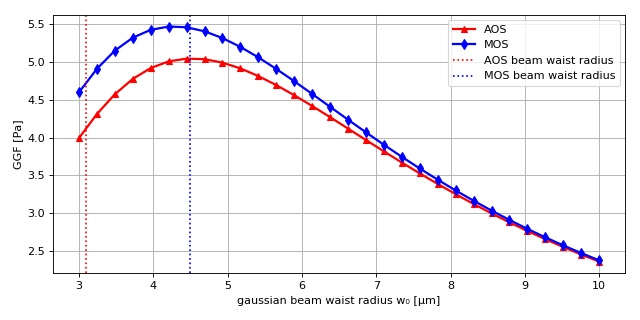

Write Python code to recreate this figure.
"""GGF as a function of beam waist radius

This example attempts and fails to reproduce figure 7 in :cite:`Bellini2012`.
Two implementations of the optical stretcher are described, the assembled
optical stretcher (AOS) and the monolithic optical stretcher (MOS).
In the publication, these have two different mode field diameters (MFD),
6.2µm (AOS) and 9µm (MOS).
The MFD `is equivalent to twice the gaussian beam waist radius
<https://www.rp-photonics.com/mode_radius.html>`_.
In the original publication, the GGF was plotted over the beam waist
diameter (2w₀) and the AOS and MOS mode field diameters were indicated in the
plots. Here, the data are plotted over the beam waist radius (w₀) and half
of the mode field diameters are indicated in the plot. In comparison to the
original figure, it appears as if a factor of two is missing in
the definition of the plotted beam waist radii.
"""
import matplotlib.pylab as plt
import numpy as np
import percache

from ggf.core import stress
from ggf.globgeomfact import coeff2ggf
from ggf.stretcher import distance_capillary

medium_index = 1.338

dist1 = distance_capillary(gel_dist=5e-6,
                           glass_dist=40e-6,
                           medium_dist=40e-6,
                           gel_index=1.449,
                           glass_index=1.474,
                           medium_index=medium_index)

dist2 = distance_capillary(gel_dist=0,
                           glass_dist=25e-6,
                           medium_dist=50e-6,
                           gel_index=1.449,
                           glass_index=1.474,
                           medium_index=medium_index)

kwargs = {"object_index": 1.37108,
          "medium_index": medium_index,
          "poisson_ratio": 0,
          "radius": 7.51e-6,
          "stretch_ratio": .041,
          "wavelength": 1064e-9,
          "power_left": 1.5,
          "power_right": 1.5,
          "numpoints": 181,
          }

kwargs_aos = kwargs.copy()
kwargs_aos.update({"beam_waist": 3,
                   "dist": dist1,
                   })

kwargs_mos = kwargs.copy()
kwargs_mos.update({"beam_waist": 3,
                   "dist": dist2,
                   })


@percache.Cache("ggf_reproduced.cache", livesync=True)
def compute_ggf(**kw):
    coeff = stress(ret_legendre_decomp=True, **kw)[0]
    return coeff2ggf(coeff, poisson_ratio=kw["poisson_ratio"])


aos_ggf = []
mos_ggf = []

w0s = np.linspace(3e-6, 10e-6, 30)
for w0 in w0s:
    kwargs_aos["beam_waist"] = w0/kwargs["wavelength"]
    aos_ggf.append(compute_ggf(**kwargs_aos))
    kwargs_mos["beam_waist"] = w0/kwargs["wavelength"]
    mos_ggf.append(compute_ggf(**kwargs_mos))

plt.figure(figsize=(8, 4))
ax = plt.subplot(111)
ax.plot(w0s[:len(aos_ggf)]*1e6, aos_ggf,
        marker="^", color="red", label="AOS", lw=2)
ax.plot(w0s[:len(aos_ggf)]*1e6, mos_ggf,
        marker="d", color="blue", label="MOS", lw=2)
ax.axvline(6.2/2, color="red", ls=":", label="AOS beam waist radius")
ax.axvline(9/2, color="blue", ls=":", label="MOS beam waist radius")
ax.legend()
ax.set_ylabel("GGF [Pa]")
ax.set_xlabel("gaussian beam waist radius w₀ [µm]")
ax.grid()

plt.tight_layout()
plt.show()
